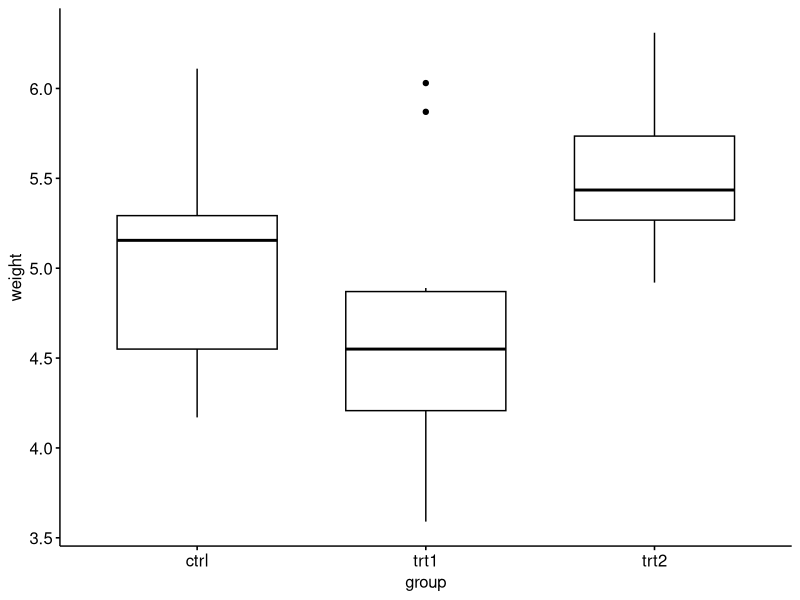
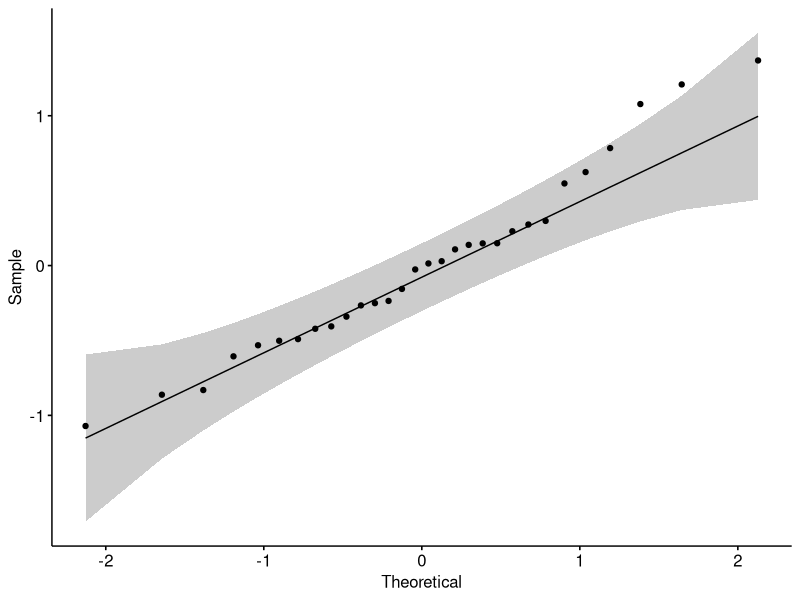
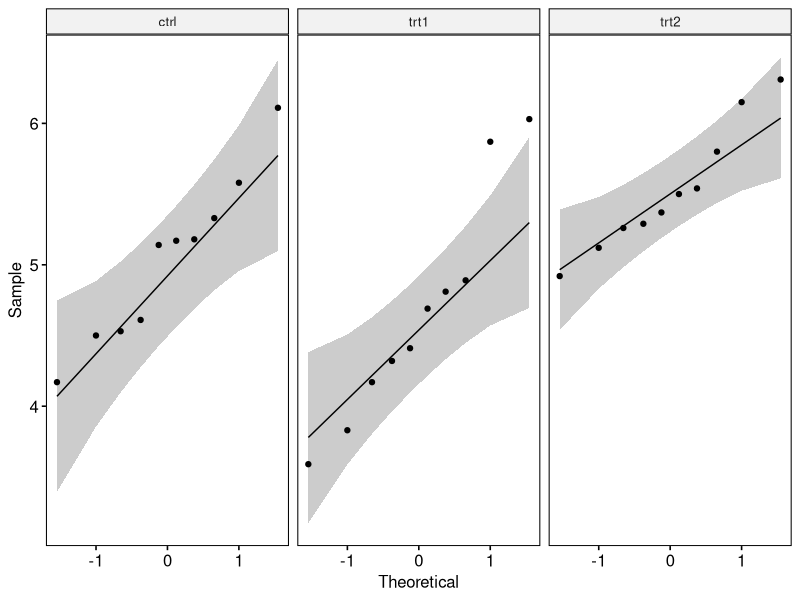
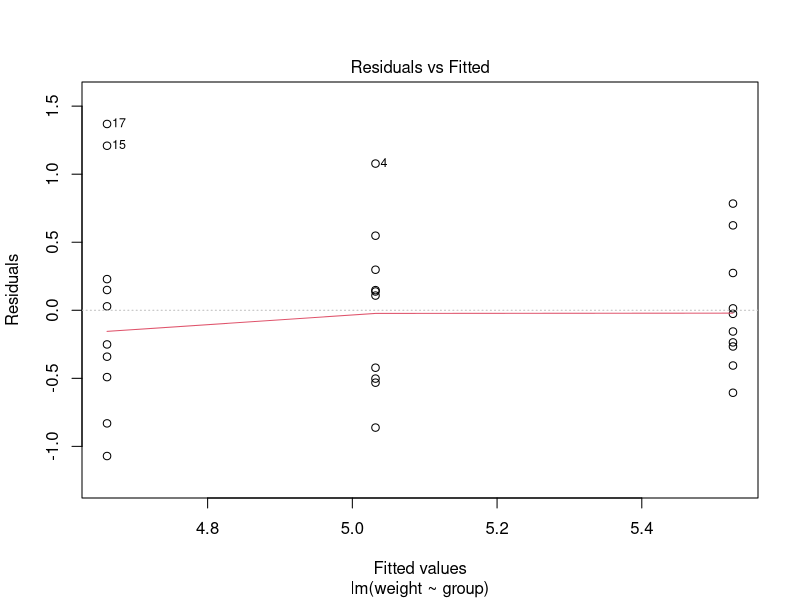
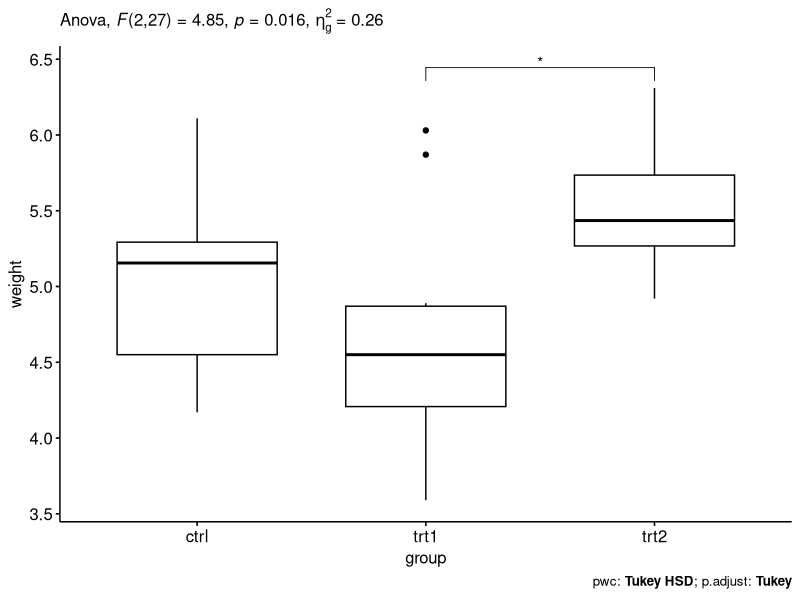
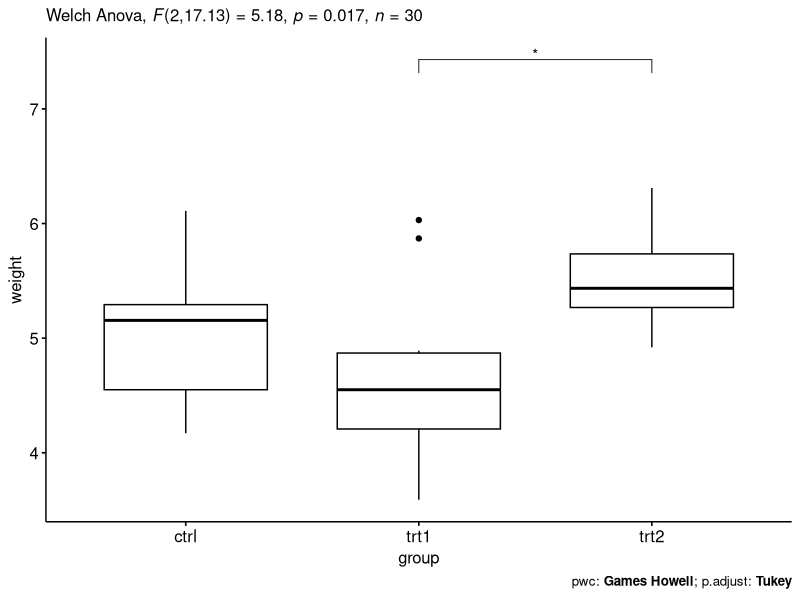

Here is the R script that generated these plots, in order:
#Anova
#https://www.datanovia.com/en/lessons/anova-in-r/
# The ANOVA test makes the following assumptions about the data:
#
# 1. Independence of the observations.
# Each subject should belong to only one group. There is no relationship between
# the observations in each group. Having repeated measures for the same participants is not allowed.

# 2. No significant outliers in any cell of the design 

# 3. Normality. the data for each design cell should be approximately normally distributed. 

# 4. Homogeneity of variances. The variance of the outcome variable should be
# equal in every cell of the design. Before computing ANOVA test, you need to
# perform some preliminary tests to check if the assumptions are met.

# Note that, if the above assumptions are not met there are a non-parametric alternative
# (Kruskal-Wallis test) to the one-way ANOVA.

# one way ANOVA------

library(tidyverse)
library(ggpubr)
library(rstatix)
library(broom)

# Data preparation----
# Load and prepare the data
data("PlantGrowth")
set.seed(1234)
PlantGrowth %>% sample_n_by(group, size = 1)
levels(PlantGrowth$group)
PlantGrowth <- PlantGrowth %>%
  reorder_levels(group, order = c("ctrl", "trt1", "trt2"))

# The one-way ANOVA can be used to determine whether the means plant growths are
# significantly different between the three conditions.


# Summary statistics-----

PlantGrowth %>%
  group_by(group) %>%
  get_summary_stats(weight, type = "mean_sd")

# Visualization
ggboxplot(PlantGrowth, x = "group", y = "weight")


# Check assumptions----

#1.Outliers
PlantGrowth %>% 
  group_by(group) %>%
  identify_outliers(weight)

# Note that, in the situation where you have extreme outliers, this can be due
# to: 1) data entry errors, measurement errors or unusual values.
#
# Yo can include the outlier in the analysis anyway if you do not believe the
# result will be substantially affected. This can be evaluated by comparing the
# result of the ANOVA test with and without the outlier.
#
# It’s also possible to keep the outliers in the data and perform robust ANOVA
# test using the WRS2 package.


# 2. Normality assumption



# The normality assumption can be checked by using one of the following two
# approaches:
#
# 1. Analyzing the ANOVA model residuals to check the normality for all groups
# together. This approach is easier and it’s very handy when you have many
# groups or if there are few data points per group.

# 2. Check normality for each group separately. This approach might be used when
# you have only a few groups and many data points per group. In this section,
# we’ll show you how to proceed for both option 1 and 2.



# 2.1 Check normality assumption by analyzing the model residuals.

# QQ plot and Shapiro-Wilk test of normality are used. QQ plot draws the
# correlation between a given data and the normal distribution.

# Build the linear model
model  <- lm(weight ~ group, data = PlantGrowth)
# Create a QQ plot of residuals
ggqqplot(residuals(model))

# Compute Shapiro-Wilk test of normality
shapiro_test(residuals(model))


# In the QQ plot, as all the points fall approximately along the reference line,
# we can assume normality. This conclusion is supported by the Shapiro-Wilk
# test. If the p-value is not significant (here p = 0.13),  we can assume normality.

# 2.2 Check normality assumption by groups.
# Computing Shapiro-Wilk test for each group level. If the data is normally
# distributed, the p-value should be greater than 0.05.


PlantGrowth %>%
  group_by(group) %>%
  shapiro_test(weight)


# Note that, if your sample size is greater than 50, the normal QQ plot is
# preferred because at larger sample sizes the Shapiro-Wilk test becomes very
# sensitive even to a minor deviation from normality.
#
# QQ plot draws the correlation between a given data and the normal
# distribution. Create QQ plots for each group level:
#
ggqqplot(PlantGrowth, "weight", facet.by = "group")


# 3. Homogneity of variance assumption
plot(model, 1)

# In the plot above, there is no evident relationships between residuals and
# fitted values (the mean of each groups), which is good. So, we can assume the
# homogeneity of variances.


# It’s also possible to use the Levene’s test to check the homogeneity of variances:
  PlantGrowth %>% levene_test(weight ~ group)

  
  # From the output above, we can see that the p-value is > 0.05, which is not
  # significant. This means that, there is not significant difference between
  # variances across groups. Therefore, we can assume the homogeneity of
  # variances in the different treatment groups.
  #
  # In a situation where the homogeneity of variance assumption is not met, you
  # can compute the Welch one-way ANOVA test using the function
  # welch_anova_test()[rstatix package]. This test does not require the
  # assumption of equal variances.
  
  # Computation ----
  res.aov <- PlantGrowth %>% anova_test(weight ~ group)
  res.aov
  
  # From the above ANOVA table, it can be seen that there are significant
  # differences between groups (p = 0.016), which are highlighted with “*“, F(2,
  # 27) = 4.85, p = 0.16, eta2[g] = 0.26.
  
  
  # Post-hoc tests---- A significant one-way ANOVA is generally followed up by
  # Tukey post-hoc tests to perform multiple pairwise comparisons between
  # groups. Key R function: tukey_hsd() [rstatix].
  
  # Pairwise comparisons
  pwc <- PlantGrowth %>% tukey_hsd(weight ~ group)
  pwc
  
  
  # The output contains the following columns:
  #   
  # estimate: estimate of the difference between means of the two groups
  # conf.low, conf.high: the lower and the upper end point of the confidence interval at 95% (default)
  # p.adj: p-value after adjustment for the multiple comparisons.
  
  
  # Report ----
  
  # Visualization: box plots with p-values
  pwc <- pwc %>% add_xy_position(x = "group")
  ggboxplot(PlantGrowth, x = "group", y = "weight") +
    stat_pvalue_manual(pwc, hide.ns = TRUE) +
    labs(
      subtitle = get_test_label(res.aov, detailed = TRUE),
      caption = get_pwc_label(pwc)
    )
  
  
  
  # Relaxing the homogeneity of variance assumption ----
  
  # The classical one-way ANOVA test requires an assumption of equal variances
  # for all groups. In our example, the homogeneity of variance assumption
  # turned out to be fine: the Levene test is not significant.
  #
  # How do we save our ANOVA test, in a situation where the homogeneity of
  # variance assumption is violated?
  #
  # The Welch one-way test is an alternative to the standard one-way ANOVA in
  # the situation where the homogeneity of variance can’t be assumed (i.e.,
  # Levene test is significant). In this case, the Games-Howell post hoc test or
  # pairwise t-tests (with no assumption of equal variances) can be used to
  # compare all possible combinations of group differences.
  
  
  # Welch One way ANOVA test
  res.aov2 <- PlantGrowth %>% welch_anova_test(weight ~ group)
  
  # Pairwise comparisons (Games-Howell)
  pwc2 <- PlantGrowth %>% games_howell_test(weight ~ group)
  
  
  # Visualization: box plots with p-values
  pwc2 <- pwc2 %>% add_xy_position(x = "group", step.increase = 1)
  ggboxplot(PlantGrowth, x = "group", y = "weight") +
    stat_pvalue_manual(pwc2, hide.ns = TRUE) +
    labs(
      subtitle = get_test_label(res.aov2, detailed = TRUE),
      caption = get_pwc_label(pwc2)
    )
  
  # You can also perform pairwise comparisons using pairwise t-test with no
  # assumption of equal variances:
    
    pwc3 <- PlantGrowth %>% 
    pairwise_t_test(
      weight ~ group, pool.sd = FALSE,
      p.adjust.method = "bonferroni"
    )
  pwc3
  